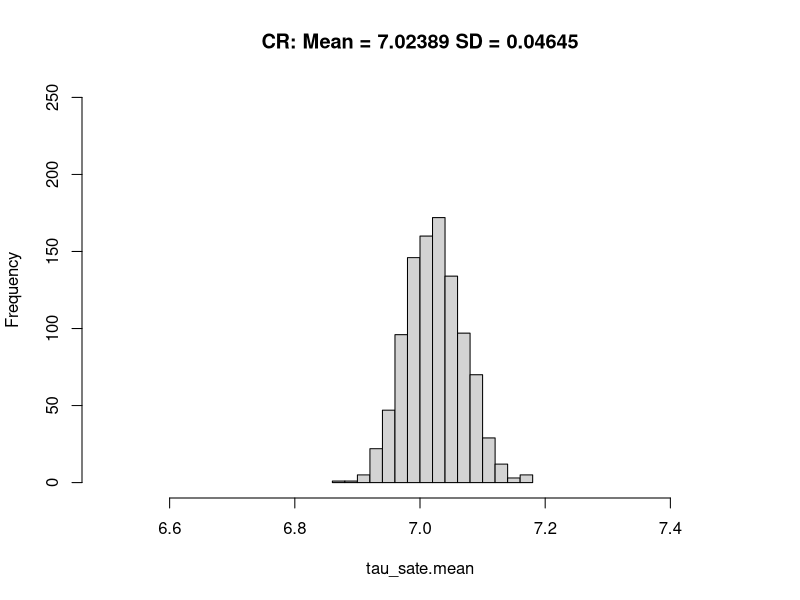
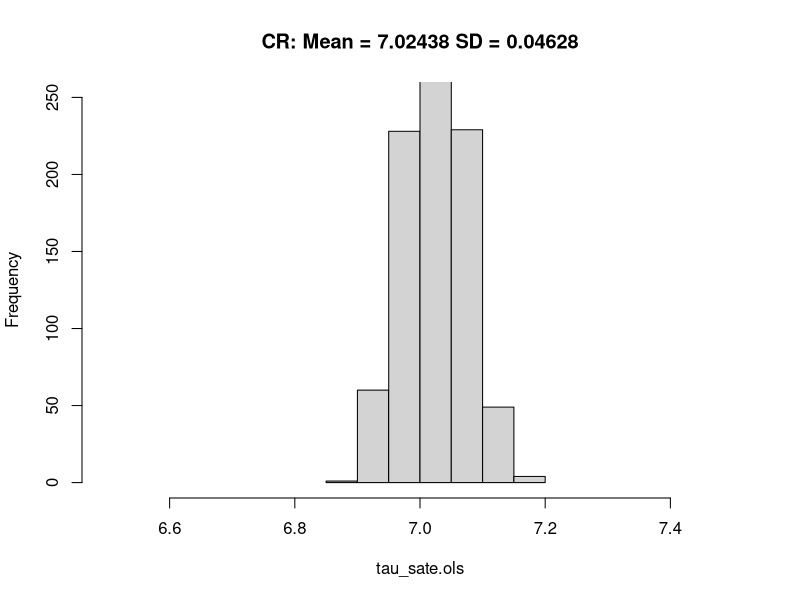

Here is the R script that generated these plots, in order:
rm(list = ls())

# Set seed for reproducibility (and to get the right answer!):

set.seed(2021)

N <- 1000 # number of individuals

tau <- 7 # homogenous treatment effect

# Generate errors and pre-treatment covariates:

e0 <- rnorm(n = N, mean = 0, sd = 1)

e1 <- rnorm(n = N, mean = 0, sd = 1)

X <- rnorm(n = N, mean = 65, sd = 9)

# Compute potential outcomes based on linear relationship:

 Y0 <- 10 + 0.9 * X + 0 + e0

#Y0 <- 10 + 0 * X + 0 + e0

Y1 <- 10 + 0.9 * X + tau + e1

#Y1 <- 10 + 0 * X + tau + e1

# Create omniscient dataframe:

omni_data <- data.frame(X, Y0, Y1)

set.seed(2021)

Zr <- sample(c(1,0), size = N, replace = TRUE) # Generate random treatment assignments

Yobs <- Zr * Y1 + (1 - Zr) * Y0 # Observed potential outcomes Y(Z)

# Create observed dataframe:

obs_data <- data.frame(X, Zr, Yobs)


# ---- Completely Randomized Design
nt = round(N*.5) # number treated units, treat half of all units
# Repeat the completely randomized trial to get the randomization distribution
n_reps = 1000
Z.cr = matrix(NA, n_reps,N) # a matrix to store all of the different Z vectors
for (i in 1:n_reps)
  Z.cr[i,] = sample(c(rep(0,N-nt), rep(1,nt)), N)

table(Z.cr[11,])


# Calculate the mean difference between treated/control for each randomization
tau_sate.mean = rep(NA, n_reps)
tau_sate.ols = rep(NA, n_reps)

for (i in 1:n_reps) {
  #Yobs_y = rep(NA, n_reps)
  tau_sate.mean[i] = mean(Y1[Z.cr[i,]==1]) - mean(Y0[Z.cr[i,]==1])
  Yobs_y = Z.cr[i,] * Y1 + (1 - Z.cr[i,]) * Y0
  test = lm(Yobs_y ~ Z.cr[i,] + X) 
  tau_sate.ols[i] = summary(test)$coefficients[2,1]
}

  
m.mean = round(mean(tau_sate.mean), 5)
sd.mean = round(sd(tau_sate.mean), 5)
hist(tau_sate.mean, ylim = c(0,250), xlim=c(6.5, 7.5), main = paste("CR: Mean = ", m.mean, " SD = ", sd.mean, sep=""))


m.ols = round(mean(tau_sate.ols), 5)
sd.ols = round(sd(tau_sate.ols), 5)
hist(tau_sate.ols, ylim = c(0,250) , xlim=c(6.5, 7.5), main = paste("CR: Mean = ", m.ols, " SD = ", sd.ols, sep=""))